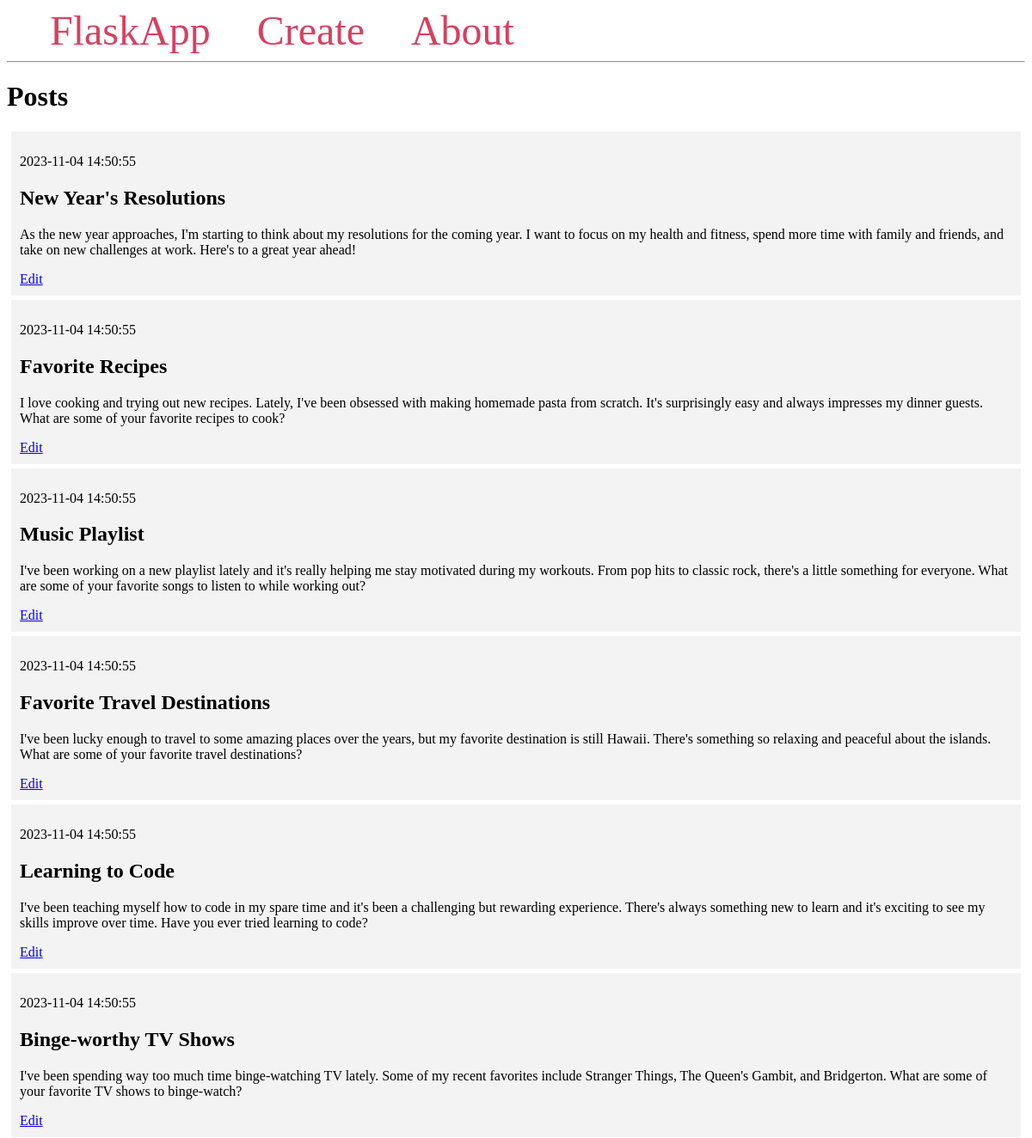
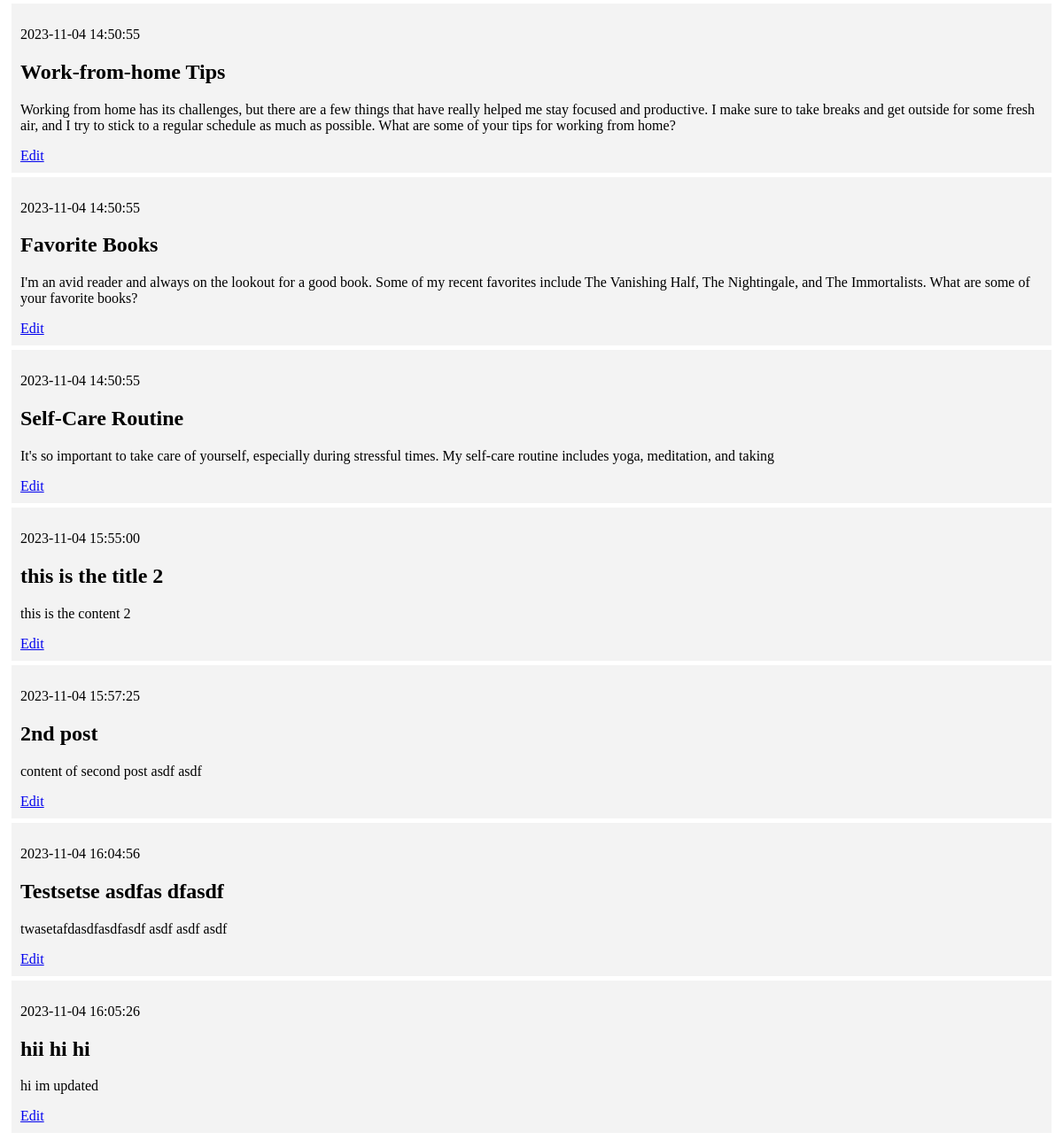
The page / on the database its author committed (2 pictures, top to bottom).
### tables this page shows
CREATE TABLE posts (
    id INTEGER PRIMARY KEY AUTOINCREMENT,
    created TIMESTAMP NOT NULL DEFAULT CURRENT_TIMESTAMP,
    title TEXT NOT NULL,
    content TEXT NOT NULL
);

### app.py (the view)
@app.route('/')
def index():
    conn = get_db_connection()
    query = 'SELECT * FROM posts'
    posts = conn.execute(query).fetchall()
    conn.close()
    return render_template('index.html', posts=posts)

### app.py (called while the page is built)
def get_db_connection():
    conn = sqlite3.connect('database.db')
    conn.row_factory = sqlite3.Row
    return conn

### templates/index.html
{% extends 'base.html' %}
{% block content %}
    <h1>{% block title %} Posts {% endblock %}</h1>
    {% for post in posts %}
        <div class="post">
            <p>{{ post['created'] }}</p>
            <h2>{{ post['title'] }}</h2>
            <p>{{ post['content'] }}</p>
            <a href="{{ url_for('edit', id=post['id']) }}">Edit</a>
        </div>
    {% endfor %}
{% endblock %}

### templates/base.html (shortened to what this page needs)
<!DOCTYPE html>
<html lang="en">
<head>
</head>
<body>
    <nav>
        <a href="{{ url_for('index') }}">FlaskApp</a>
        <a href="{{ url_for('create') }}">Create</a>
        <a href="#">About</a>
    </nav>
    <hr>
    <div class="content">
        {% block content %} {% endblock %}
    </div>
</body>
</html>

### templates/base.html (style rules this page uses)
.post { padding: 10px; margin: 5px; background-color: #f3f3f3 }
nav a { color: #d64161; font-size: 3em; margin-left: 50px; text-decoration: none; }

### rows shown on the page
posts: created "2023-11-04 14:50:55", title "New Year's Resolutions", content "As the new year approaches, I'm starting to think about my resolutions for the coming year. I want to focus on my health and fitness, spend more time with family and friends, and take on new challenges at work. Here's to a great year ahead!"
posts: created "2023-11-04 14:50:55", title "Favorite Recipes", content "I love cooking and trying out new recipes. Lately, I've been obsessed with making homemade pasta from scratch. It's surprisingly easy and always impresses my dinner guests. What are some of your favorite recipes to cook?"
posts: created "2023-11-04 14:50:55", title "Music Playlist", content "I've been working on a new playlist lately and it's really helping me stay motivated during my workouts. From pop hits to classic rock, there's a little something for everyone. What are some of your favorite songs to listen to while working out?"
posts: created "2023-11-04 14:50:55", title "Favorite Travel Destinations", content "I've been lucky enough to travel to some amazing places over the years, but my favorite destination is still Hawaii. There's something so relaxing and peaceful about the islands. What are some of your favorite travel destinations?"
posts: created "2023-11-04 14:50:55", title "Learning to Code", content "I've been teaching myself how to code in my spare time and it's been a challenging but rewarding experience. There's always something new to learn and it's exciting to see my skills improve over time. Have you ever tried learning to code?"
posts: created "2023-11-04 14:50:55", title "Binge-worthy TV Shows", content "I've been spending way too much time binge-watching TV lately. Some of my recent favorites include Stranger Things, The Queen's Gambit, and Bridgerton. What are some of your favorite TV shows to binge-watch?"
posts: created "2023-11-04 14:50:55", title "Work-from-home Tips", content "Working from home has its challenges, but there are a few things that have really helped me stay focused and productive. I make sure to take breaks and get outside for some fresh air, and I try to stick to a regular schedule as much as possible. What are some of your tips for working from home?"
posts: created "2023-11-04 14:50:55", title "Favorite Books", content "I'm an avid reader and always on the lookout for a good book. Some of my recent favorites include The Vanishing Half, The Nightingale, and The Immortalists. What are some of your favorite books?"
posts: created "2023-11-04 14:50:55", title "Self-Care Routine", content "It's so important to take care of yourself, especially during stressful times. My self-care routine includes yoga, meditation, and taking"
posts: created "2023-11-04 15:55:00", title "this is the title 2", content "this is the content 2"
posts: created "2023-11-04 15:57:25", title "2nd post", content "content of second post asdf asdf"
posts: created "2023-11-04 16:04:56", title "Testsetse asdfas dfasdf", content "twasetafdasdfasdfasdf asdf asdf asdf"
posts: created "2023-11-04 16:05:26", title "hii hi hi", content "hi im updated"
